Frame 1 (no input): blank canvas, image omitted
Frame 60 (the mouse pressed at the canvas centre just before this capture): blank canvas, image omitted
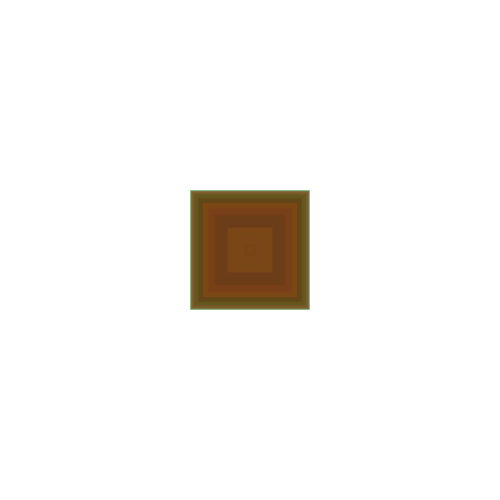
Frame 120 (the mouse held since frame 60 and released just before this capture)

The Processing sketch whose frames 1 and 60 were blank and that drew this single picture after the mouse press (run headless with seeded random() and noise(); from frame 60 on, the mouse is pressed at the canvas centre):

// Processing sketch: processing_170745
// ── processing_170745.pde

int counter;

void setup() {  //setup function called initially, only once
  size(500, 500);
  background(255);  //set background white
  
}

void draw() {  //draw function loops 

  counter++;
  noStroke();
  fill(random(255),random(150),random(50),50);
  rectMode(CENTER);
  
  if(mousePressed == true) { //add some interaction
    rect(mouseX, mouseY, 120*sin(counter), 120*sin(counter));
  }

}

void drawrect(){

}
